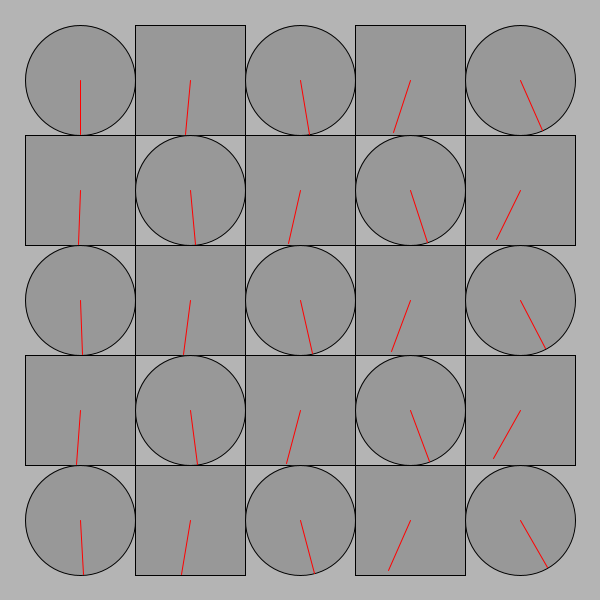
Frame 1 (no input)
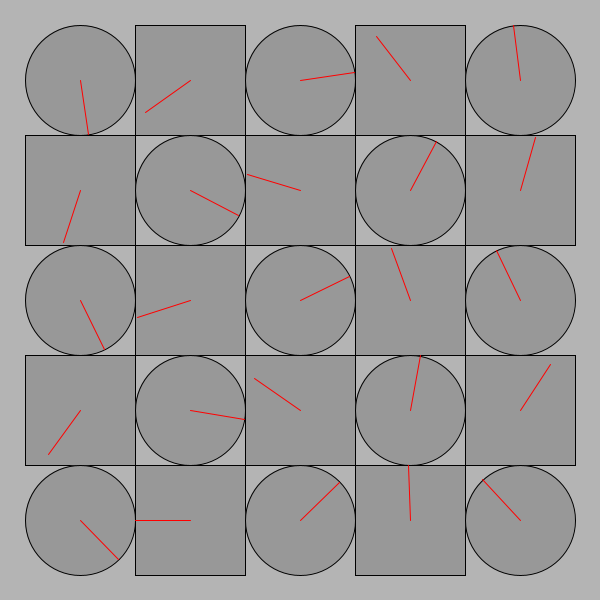
Frame 60 (the mouse pressed at the canvas centre just before this capture)
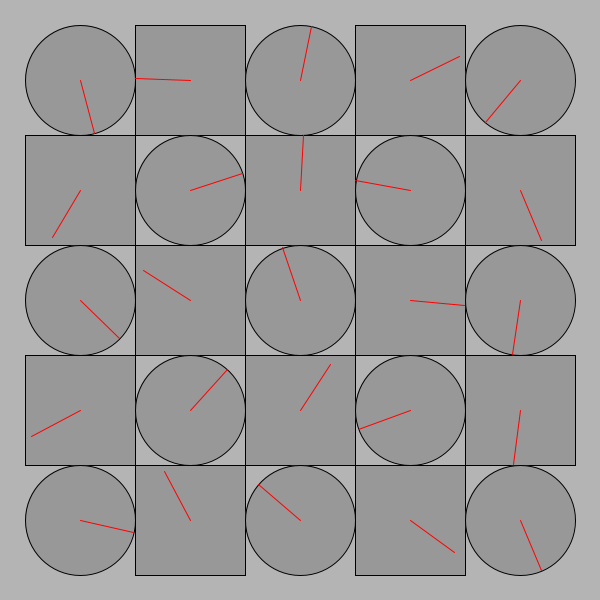
Frame 120 (the mouse held since frame 60 and released just before this capture)

The Processing sketch that drew these frames (run headless with seeded random() and noise(); from frame 60 on, the mouse is pressed at the canvas centre):

// Processing sketch: processing_164012
// ── processing_164012.pde

/*
 * Creative Coding
 * Week 2, 04 - The Clocks
 * by Indae Hwang and Jon McCormack
 * Copyright (c) 2014 Monash University
 *
 * This program draws a grid of circular "clocks", whose hands move according to the elasped time.
 * The higher the clock number the faster it moves, the first clock takes 1 min to go all the way around.
 * The function "movingCircle" is used to draw each clock. It is passed the position, size and hand angle
 * as arguments.
 * 
 */

void setup() {
  size(600, 600);
  background(180);
  rectMode(CENTER);
}


void draw() {
   background(180);

  int num = 5;
  int margin = 80;

  float gutter = 0; //distance between each cell
  float cellsize = ( width - (2 * margin) - gutter * (num - 1) ) / (num - 1);

  int circleNumber = 0; // counter

  for (int i=0; i<num; i++) {
    for (int j=0; j<num; j++) {
      ++circleNumber;

      float tx = margin + cellsize * i + gutter * i;
      float ty = margin + cellsize * j + gutter * j;

      if (circleNumber % 2 == 0) {
        movingCircle2(tx, ty, cellsize, circleNumber * TWO_PI * millis() / 60000.0);
      } else {
        movingCircle(tx, ty, cellsize, circleNumber * TWO_PI * millis() / 60000.0);
      }
    }
  }
}//end of draw 


void movingCircle(float x, float y, float size, float angle) {

  // calculate endpoint of the line
  float tempX = x + (size / 2) * sin(angle);
  float tempY = y + (size / 2) * cos(angle);

  stroke(0);
  strokeWeight(1);
  fill(140, 180);
  ellipse(x, y, size, size); // circle

  stroke(255, 0, 0);
  line(x, y, tempX, tempY); // red line
}

void movingCircle2(float x, float y, float size, float angle) {

  // calculate endpoint of the line
  float tempX = x + (size / 2) * sin(- angle);
  float tempY = y + (size / 2) * cos(- angle);

  stroke(0);
  strokeWeight(1);
  fill(140, 180);
  rect(x, y, size, size); // circle

  stroke(255, 0, 0);
  line(x, y, tempX, tempY); // red line
}
